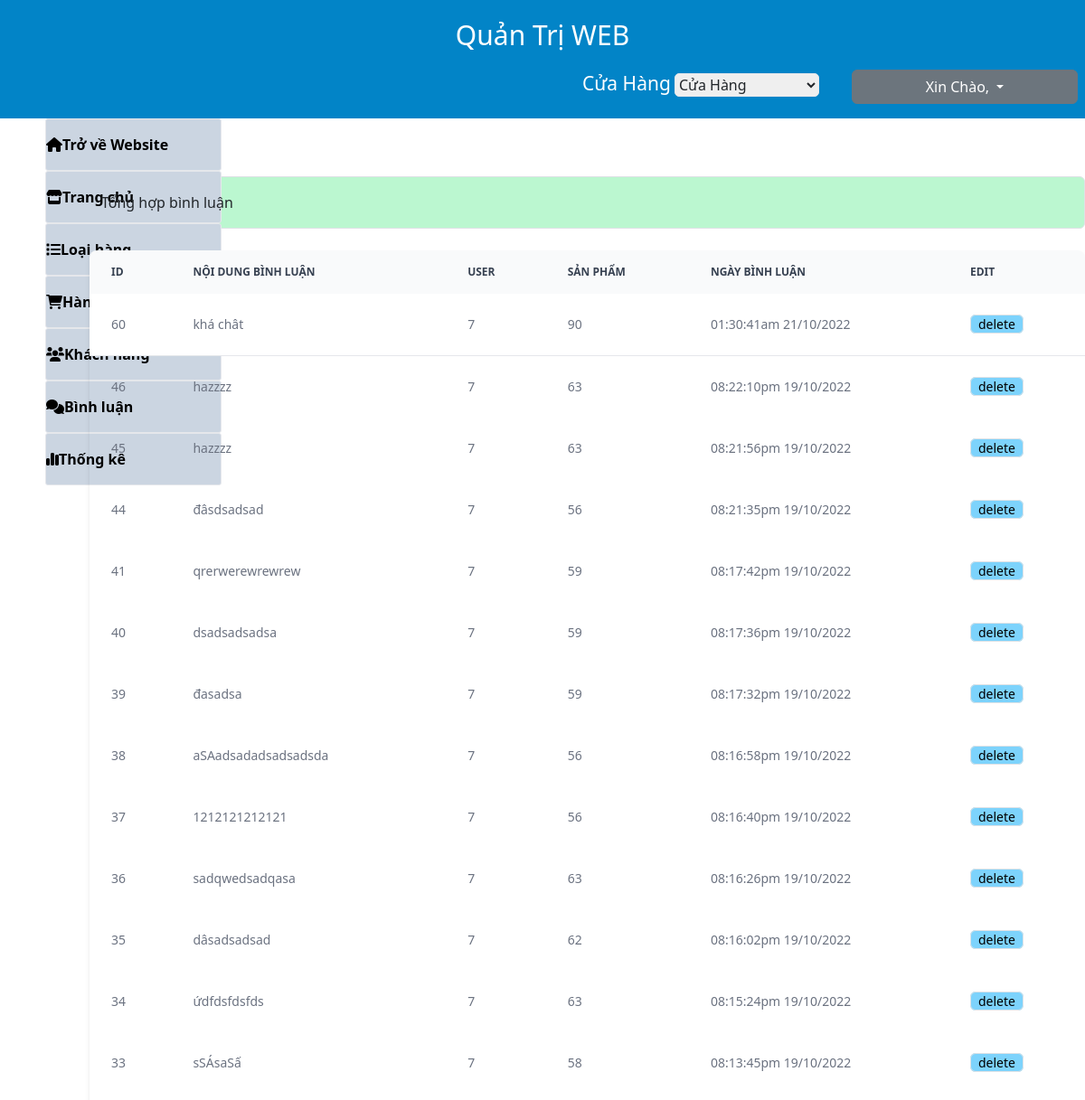
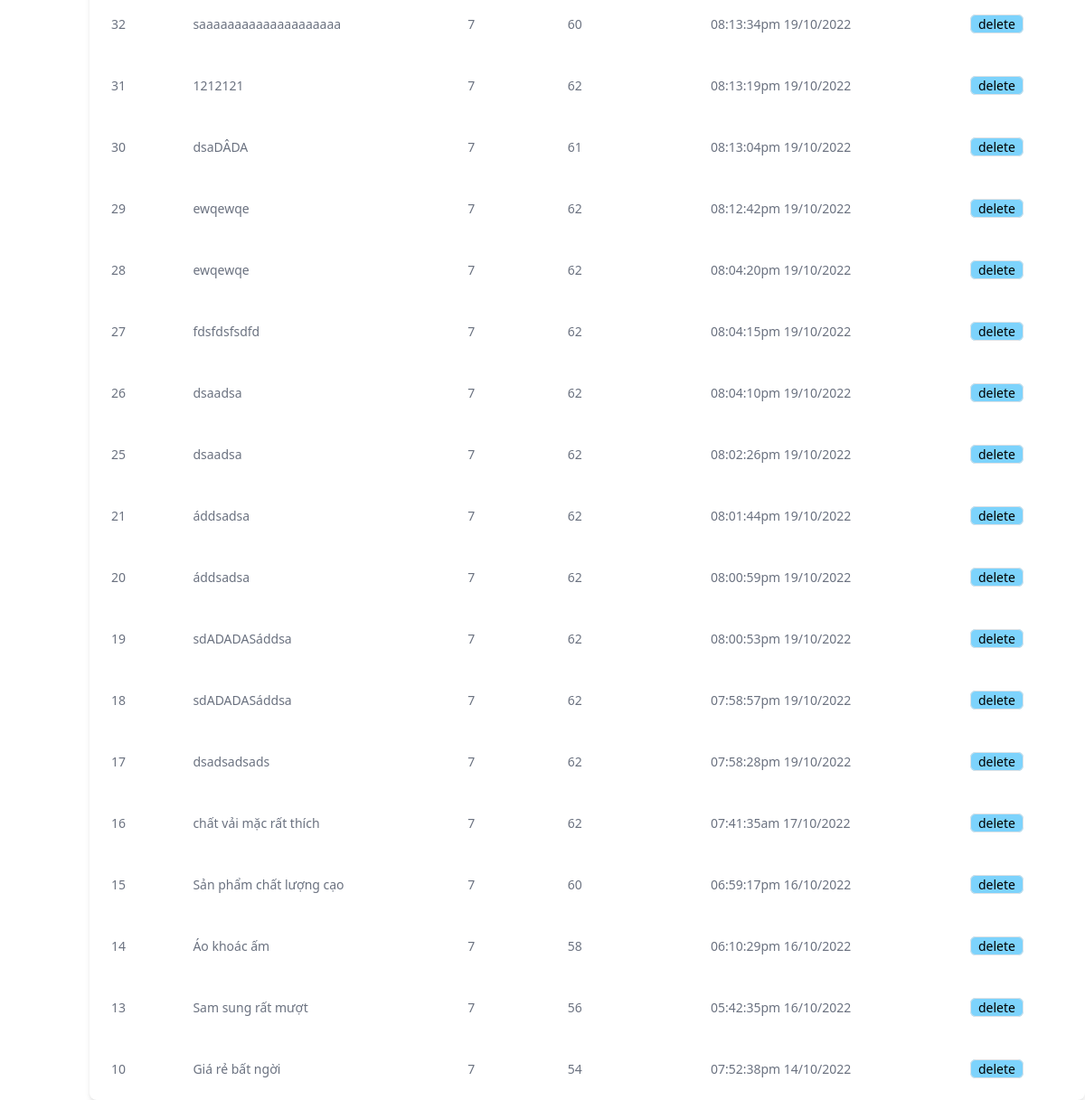
Screenshot of /admin/index.php?act=dsbl with the database file from the repository (2 pictures, top to bottom).
### tables this page shows
CREATE TABLE `comment` (
  `id_comment` int(10) NOT NULL,
  `content` varchar(50) NOT NULL,
  `id_user` int(10) NOT NULL,
  `id_hh` int(10) NOT NULL,
  `date_comment` varchar(50) NOT NULL
);

### model/pdo.php (called while the page is built, shortened)
<?php
function pdo_get_connection(){
    $server="localhost";
    $username="root";
    $password="";
    try {
        $conn=new PDO("mysql:host=$server;dbname=duanmau",$username,$password);
        $conn->setAttribute(PDO::ATTR_ERRMODE,PDO::ERRMODE_EXCEPTION);
        return $conn;
    } catch (PDOException $e) {
        echo"lỗi".$e->getMessage();
    }
}
    function pdo_query($sql){
        $sql_args=array_slice(func_get_args(),1);
        try {
            $conn=pdo_get_connection();
            $stmt=$conn->prepare($sql);
            $stmt->execute($sql_args);
            $row=$stmt->fetchAll();
            return $row;
        } catch (PDOException $e) {
            throw $e;
        }
        finally{
            unset($conn);
        }
    }

### model/comment.php (called while the page is built, shortened)
<?php
function loadall_cmt($idpro)
{
    $sql = "SELECT * FROM `comment` where 1";
    if($idpro>0)
        $sql.= " AND id_hh='".$idpro."'";
        else
        $sql.=" order by id_comment desc";
    $list_cmt = pdo_query($sql);
    return $list_cmt;
}
?>

### admin/comment/list.php (the view, shortened to what this page needs)
<!DOCTYPE html>
<html lang="en">
<head>
    <script src="https://cdn.tailwindcss.com"></script>
    <link rel="stylesheet" href="https://cdn.jsdelivr.net/npm/bootstrap@5.2.0/dist/css/bootstrap.min.css">
</head>
<body>
    <section class="mt-[-366px] ml-[99px]">
        <div class="max-w-[1200px] m-auto">
            <!DOCTYPE html>
            <html lang="en">
            <head>
                <script src="https://cdn.tailwindcss.com"></script>
                <link rel="stylesheet" href="https://cdn.jsdelivr.net/npm/bootstrap@5.2.0/dist/css/bootstrap.min.css">
            </head>
            <body>
                <section class="max-w">
                    <div class="max-w-[1200px] m-auto">
                        <div class="border bg-green-200 mt-2 rounded">
                            <p class="ml-3 mt-3">Tổng hợp bình luận</p>
                        </div>
                        <form action="">
                            <div>
                                <div class="overflow-x-auto relative shadow-md sm:rounded-lg mt-4">
                                    <table class="w-full text-sm text-left text-gray-500 dark:text-gray-400">
                                        <thead class="text-xs text-gray-700 uppercase bg-gray-50 dark:bg-gray-700 dark:text-gray-400">
                                            <tr>
                                                <th scope="col" class="py-3 px-6">
                                                    ID
                                                </th>
                                                <th scope="col" class="py-3 px-6">
                                                    Nội dung bình luận
                                                </th>
                                                <th scope="col" class="py-3 px-6">
                                                    User
                                                </th>
                                                <th scope="col" class="py-3 px-6">
                                                    Sản phẩm
                                                </th>
                                                <th scope="col" class="py-3 px-6">
                                                    Ngày bình luận
                                                </th>
                                                <th scope="col" class="py-3 px-6">
                                                    Edit
                                                </th>
                                            </tr>
                                        </thead>
                                        <tbody>
                                            <tr class="bg-white border-b dark:bg-gray-900 dark:border-gray-700">
                                                <?php
                                                foreach ($list_cmt as $show) {
                                                    extract($show);
                                                    $delete = "index.php?act=del_cmt&id_cmt=" . $id_comment;
                                                    echo '
                                                <td class="py-4 px-6">
                                                    ' . $id_comment . '
                                                </td>
                                                <td class="py-4 px-6">
                                                    ' . $content . '
                                                </td>
                                                <td class="py-4 px-6">
                                                    ' . $id_user . '
                                                </td>
                                                <td class="py-4 px-6">
                                                    ' . $id_hh . '
                                                </td>
                                                <td class="py-4 px-6">
                                                    ' . $date_comment . '
                                                </td>
                                                <td class="py-4 px-6">
                                                    <a href="'.$delete.'" class="no-underline text-black px-2 border border-[2px] p2 rounded bg-sky-300 hover:bg-sky-700">delete</a>
                                                </td>
                                            </tr>
                                                    ';
                                                }
                                                ?>
                                        </tbody>
                                    </table>
                                </div>
                            </div>
                        </form>
                    </div>
                </section>
            </body>
            </html>

### rows the page displays
comment: id_comment "60", content "khá chât", id_user "7", id_hh "90", date_comment "01:30:41am 21/10/2022"
comment: id_comment "46", content "hazzzz", id_user "7", id_hh "63", date_comment "08:22:10pm 19/10/2022"
comment: id_comment "45", content "hazzzz", id_user "7", id_hh "63", date_comment "08:21:56pm 19/10/2022"
comment: id_comment "44", content "đâsdsadsad", id_user "7", id_hh "56", date_comment "08:21:35pm 19/10/2022"
comment: id_comment "41", content "qrerwerewrewrew", id_user "7", id_hh "59", date_comment "08:17:42pm 19/10/2022"
comment: id_comment "40", content "dsadsadsadsa", id_user "7", id_hh "59", date_comment "08:17:36pm 19/10/2022"
comment: id_comment "39", content "đasadsa", id_user "7", id_hh "59", date_comment "08:17:32pm 19/10/2022"
comment: id_comment "38", content "aSAadsadadsadsadsda", id_user "7", id_hh "56", date_comment "08:16:58pm 19/10/2022"
comment: id_comment "37", content "1212121212121", id_user "7", id_hh "56", date_comment "08:16:40pm 19/10/2022"
comment: id_comment "36", content "sadqwedsadqasa", id_user "7", id_hh "63", date_comment "08:16:26pm 19/10/2022"
comment: id_comment "35", content "dâsadsadsad", id_user "7", id_hh "62", date_comment "08:16:02pm 19/10/2022"
comment: id_comment "34", content "ứdfdsfdsfds", id_user "7", id_hh "63", date_comment "08:15:24pm 19/10/2022"
comment: id_comment "33", content "sSÁsaSấ", id_user "7", id_hh "58", date_comment "08:13:45pm 19/10/2022"
comment: id_comment "32", content "saaaaaaaaaaaaaaaaaaaa", id_user "7", id_hh "60", date_comment "08:13:34pm 19/10/2022"
comment: id_comment "31", content "1212121", id_user "7", id_hh "62", date_comment "08:13:19pm 19/10/2022"
comment: id_comment "30", content "dsaDÂDA", id_user "7", id_hh "61", date_comment "08:13:04pm 19/10/2022"
comment: id_comment "29", content "ewqewqe", id_user "7", id_hh "62", date_comment "08:12:42pm 19/10/2022"
comment: id_comment "28", content "ewqewqe", id_user "7", id_hh "62", date_comment "08:04:20pm 19/10/2022"
comment: id_comment "27", content "fdsfdsfsdfd", id_user "7", id_hh "62", date_comment "08:04:15pm 19/10/2022"
comment: id_comment "26", content "dsaadsa", id_user "7", id_hh "62", date_comment "08:04:10pm 19/10/2022"
comment: id_comment "25", content "dsaadsa", id_user "7", id_hh "62", date_comment "08:02:26pm 19/10/2022"
comment: id_comment "21", content "áddsadsa", id_user "7", id_hh "62", date_comment "08:01:44pm 19/10/2022"
comment: id_comment "20", content "áddsadsa", id_user "7", id_hh "62", date_comment "08:00:59pm 19/10/2022"
comment: id_comment "19", content "sdADADASáddsa", id_user "7", id_hh "62", date_comment "08:00:53pm 19/10/2022"
comment: id_comment "18", content "sdADADASáddsa", id_user "7", id_hh "62", date_comment "07:58:57pm 19/10/2022"
comment: id_comment "17", content "dsadsadsads", id_user "7", id_hh "62", date_comment "07:58:28pm 19/10/2022"
comment: id_comment "16", content "chất vải mặc rất thích", id_user "7", id_hh "62", date_comment "07:41:35am 17/10/2022"
comment: id_comment "15", content "Sản phẩm chất lượng cạo", id_user "7", id_hh "60", date_comment "06:59:17pm 16/10/2022"
comment: id_comment "14", content "Áo khoác ấm", id_user "7", id_hh "58", date_comment "06:10:29pm 16/10/2022"
comment: id_comment "13", content "Sam sung rất mượt", id_user "7", id_hh "56", date_comment "05:42:35pm 16/10/2022"
comment: id_comment "10", content "Giá rẻ bất ngời", id_user "7", id_hh "54", date_comment "07:52:38pm 14/10/2022"
